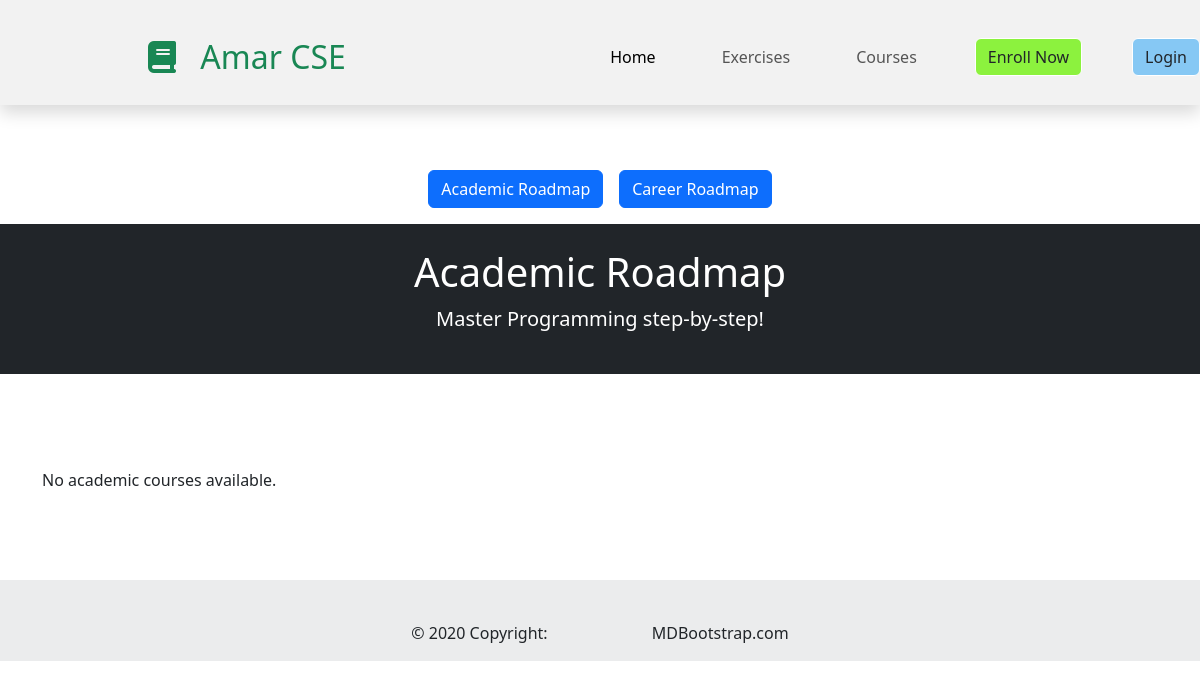
The page /academic_course/ on the database as committed earlier.
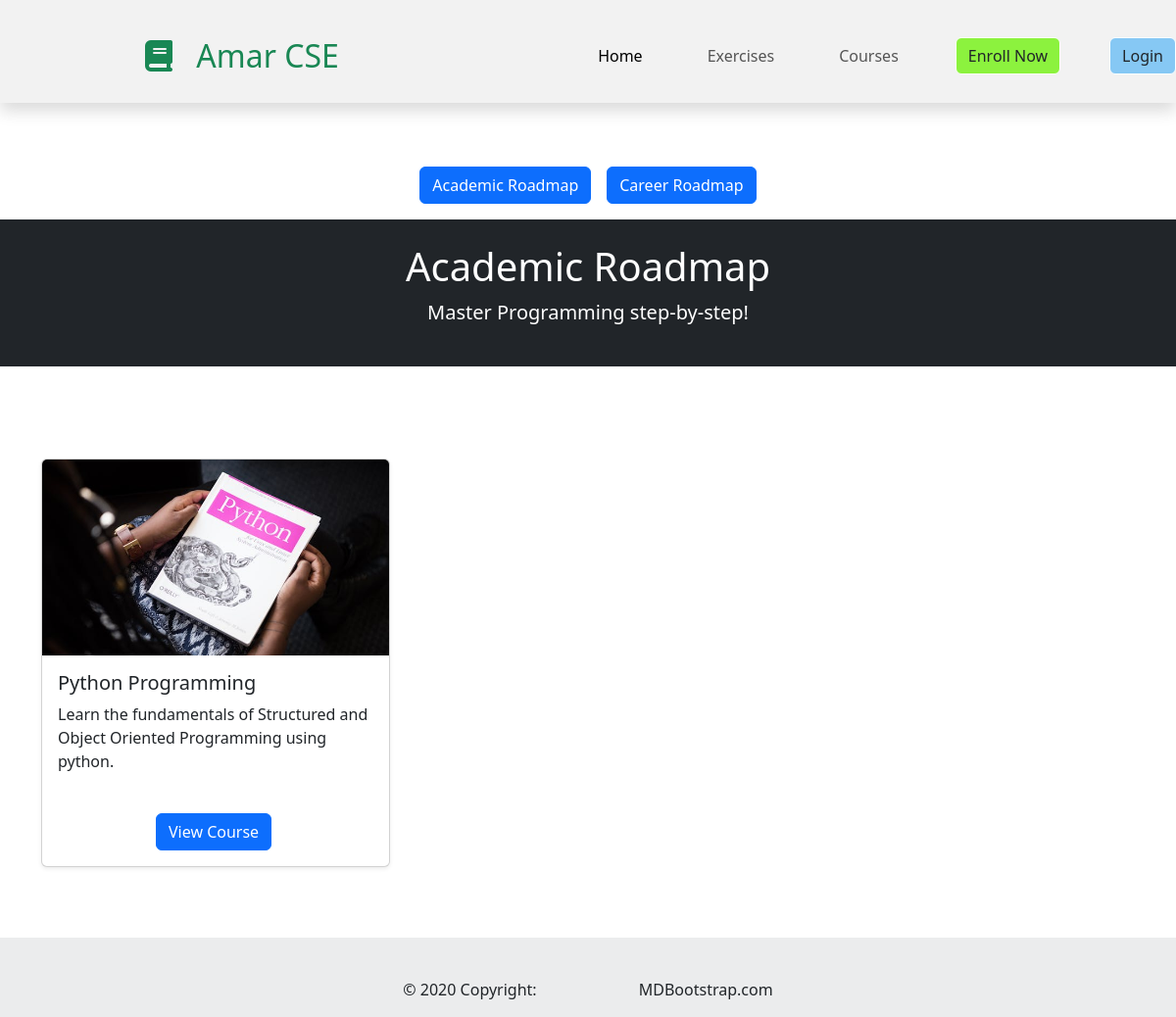
The same page on the database as committed later.
### course/models.py (models this page shows, shortened)
class Course(models.Model):
    name = models.CharField(max_length=100)
    image = models.ImageField(upload_to='courses/',null=True, blank=True)
    CATEGORY_CHOICES = [
        ('academic', 'Academic'),
        ('career', 'Career'),
    ]
    description = models.TextField()
    category = models.CharField(
        max_length=100,
        choices=CATEGORY_CHOICES,
        default='academic',
    )

### amarcse/views.py (the view)
# urls.py: path('academic_course/', views.ACADEMIC_COURSE, name='academic_course'),
def ACADEMIC_COURSE(request):
    academic_courses = Course.objects.filter(category='academic')
    return render(request, 'components/academic_course.html', {'academic_courses': academic_courses})

### template/components/academic_course.html (shortened to what this page needs)
{% extends 'base.html' %}
{% block content %}
 <div class="d-flex justify-content-center my-3">
    <a href="{% url 'academic_course' %}" class="btn btn-primary mx-2">Academic Roadmap</a>
    <a href="{% url 'career_course' %}" class="btn btn-primary mx-2">Career Roadmap</a>
</div>
<header class="bg-dark text-white text-center py-4">
    <h1>Academic Roadmap</h1>
    <p class="lead">Master Programming step-by-step!</p>
</header>
<main class="container my-5">
    <div class="btn my-3">
    </div>
    {% if academic_courses %}
        <div class="row g-4">
            {% for ac in academic_courses %}
                <div class="col-md-6 col-lg-4">
                    <div class="card h-100 shadow-sm">
                        <img src="{{ ac.image.url }}" alt="interviews" class="card-img-top" style="height: 200px; object-fit: cover;">
                        <div class="card-body">
                            <h5 class="card-title">{{ ac.name }}</h5>
                            <p class="card-text">{{ ac.description }}.</p>
                            <a href="{% url 'lecture_list' ac.id %}" class="btn btn-primary">View Course</a>
                        </div>
                    </div>
                </div>
            {% endfor %}
        </div>
    {% else %}
        <p>No academic courses available.</p>
    {% endif %}
</main>
{% endblock %}

### template/base.html (shortened to what this page needs)
<!DOCTYPE html>
{% load static %}
<html lang="en">
<head>
    <link href="https://cdn.jsdelivr.net/npm/bootstrap@5.3.3/dist/css/bootstrap.min.css" rel="stylesheet">
    <link rel="stylesheet" href="{% static 'css/style.css'%}">
    <link rel="stylesheet" href="{% static 'css/index.css'%}">
    <link rel="stylesheet" href="{% static 'css/index1.css'%}">
    <link rel="stylesheet" href="{% static 'css/index2.css'%}">
    <link rel="stylesheet" href="{% static 'css/learningcontent.css'%}">
    <link rel="stylesheet" href="{% static 'css/lectures.css'%}">
    <link rel="stylesheet" href="{% static 'css/exercise.css'%}">
    <link rel="stylesheet" href="{% static 'css/user.css'%}">
</head>
<body>
    {%include 'components/header.html' %}
    <br>
    {% block content %}{% endblock %}
    <br>
    {%include 'components/footer.html' %}
</body>
</html>

### template/components/header.html (shortened to what this page needs)
{% load static %}
<section>
    <div >
        <nav class="navbar navbar-expand-lg bg navbar-light shadow sticky-top pb-4 ">
            <a href="{% url 'index' %}" class="navbar-brand d-flex align-items-center px-4 px-lg-5">
                <h2 class="m-0 text-success"><i class="fa fa-book me-3"></i> Amar CSE</h2>
            </a>
            <div class="collapse navbar-collapse justify-content-between" id="navbarCollapse">
                <div class="navbar-nav ms-auto p-4 p-lg-0">
                    <a href="{% url 'index' %}" class="nav-item1 nav-link active">Home</a>
                    <a href="about.html" class="nav-item1 nav-link">Exercises</a>
                    <a href="{% url 'academic_course' %}" class="nav-item1 nav-link">Courses</a>
                </div>
                {% if user.is_authenticated %}
                    <div class="d-flex align-items-center">
                        <a href="{% url 'user' %}"><h2 class="m-0 text-primary"><i class="fa-solid fa-user"></i> Hello
                            {{ user }} !! </h2></a>
                        <a href="{% url 'logout' %}" class="btn nav-item1" style="background-color: #4bc944; border-color: #ffffff; ">Logout</a>
                    </div>
                {% else %}
                    <div class="d-flex align-items-center">
                        <a href="{% url 'register' %}" class="btn nav-item1" style="background-color: #8cf23e; border-color: #ffffff;">Enroll Now</a>
                        <a href="{% url 'login' %}" class="btn nav-item1" style="background-color: #86c8f4; border-color: #ffffff;">Login</a>
                    </div>
                {% endif %}
            </div>
        </nav>
    </div>
</section>

### template/components/footer.html
{% load static %}
<body class="d-flex flex-column min-vh-100">
    <footer class="text-center bg-body-tertiary">
        <div >
        <div class="text-center p-3" style="background-color: rgba(0, 0, 0, 0.05);">
          © 2020 Copyright:
          <a class="text-body" href="https://mdbootstrap.com/">MDBootstrap.com</a>
        </div>
      </footer>
    </body>

### static/css/style.css (style rules this page uses)
*:before, *:after { padding: 0; margin: 0; box-sizing: border-box; }
::placeholder { color: #e5e5e5; }
a { color: #23a2f6; text-decoration: none; display: inline-block; margin-left: 100px; margin-top: 25px; }
.bg { background-color: rgba(0, 0, 0, 0.05); }
.nav-item1 { margin-left: 50px; }

### static/css/learningcontent.css (style rules this page uses)
* { margin: 0; padding: 0; }

### static/css/exercise.css (style rules this page uses)
.container { background-color: white ; }

### static/css/user.css (style rules this page uses)
* { margin: 0px; padding: 0px; }

Rows that differ between the two databases and show on the page:
added Course: image (picture), name "Python Programming", description "Learn the fundamentals of Structured and Object Oriented Programming using python"
Other text that changed with them:
text no longer shown: "No academic courses available."
